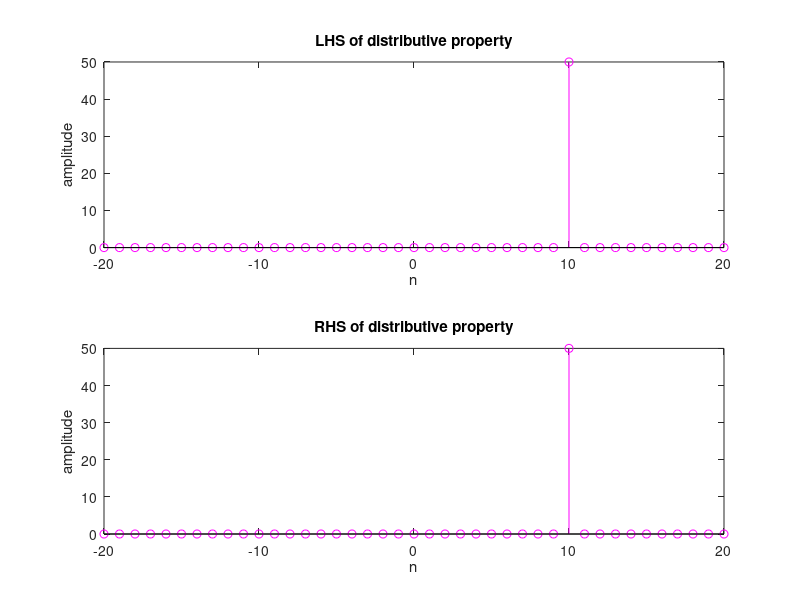

Recreate this plot in MATLAB.
close all;
clear;

x1 = input('Enter 1st sequence ');
n1 = input('Enter time index ');

x2 = input('Enter 2nd sequence ');
n2 = input('Enter time index ');

x3 = input('Enter 3rd sequence ');
n3 = input('Enter time index ');

x11 = zeros(1,21);
start1 = n1(1) + 11;
end1 = n1(length(n1)) + 11;
x11(start1 : end1) = x1;

x22 = zeros(1,21);
start2 = n2(1) + 11;
end2 = n2(length(n2)) + 11;
x22(start2 : end2) = x2;

x33 = zeros(1,21);
start3 = n3(1) + 11;
end3 = n3(length(n3)) + 11;
x33(start3 : end3) = x3;

x23 = x22 + x33 ;

y1 = conv(x11,x23);
y2 = conv(x11,x22) + conv(x11,x33);

h = -20 : 20;

subplot(2,1,1);
stem(h,y1,'m');
title('LHS of distributive property');
xlabel('n');
ylabel('amplitude');

subplot(2,1,2);
stem(h,y2,'m');
title('RHS of distributive property');
xlabel('n');
ylabel('amplitude');
